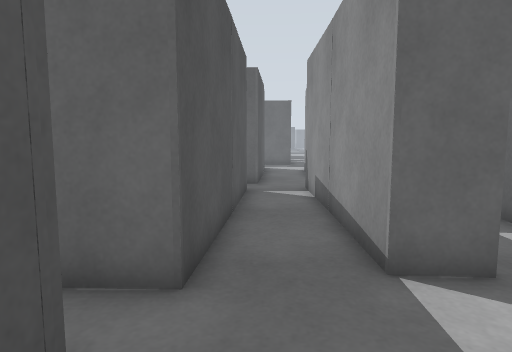
view 1 (above)

24 first-person views from a walk through a world built for the Gazebo simulator. The camera is 0.94 m above the floor, tilts 6° down and sees 75° across. The floor is counted in squares, 0.5 m on a side. Each view is taken from the middle of a square. On the plan, view 1 faces up. The plan holds only what a view shows up to about 17 squares ahead; the rest is blank. The place goes on beyond the plan.

view 2
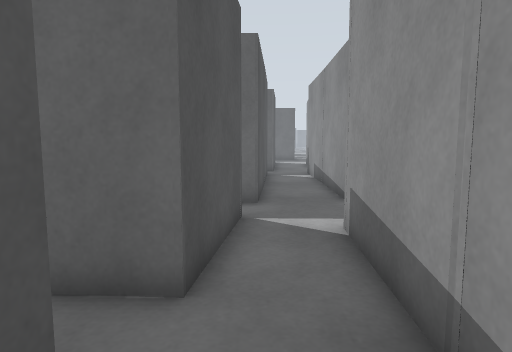

view 3
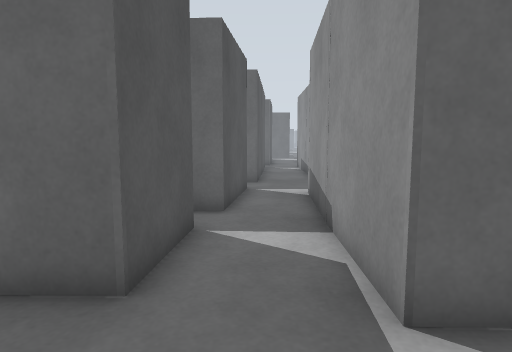

view 4
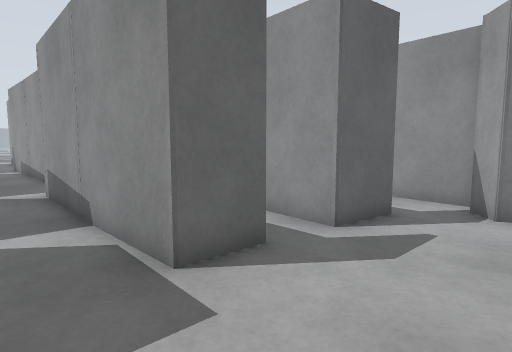

view 5
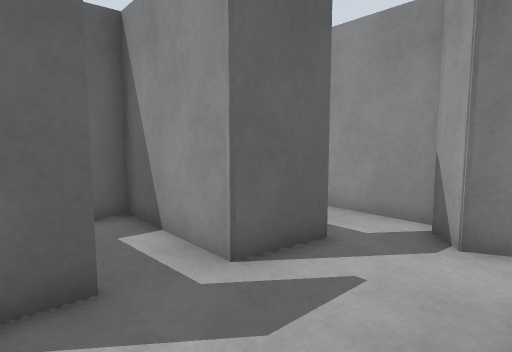

view 6
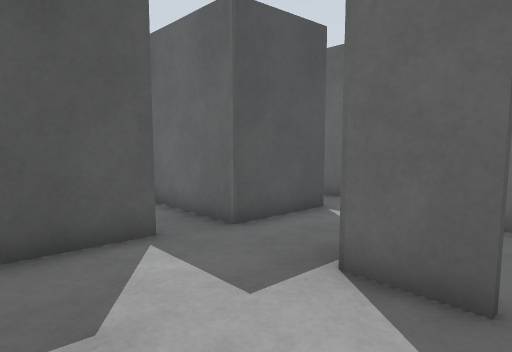

view 7
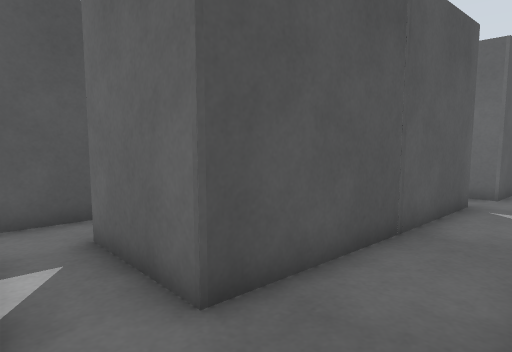

view 8
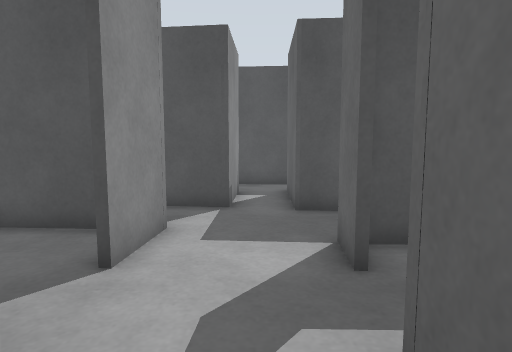

view 9
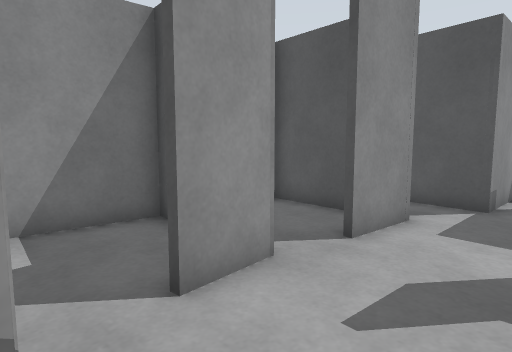

view 10
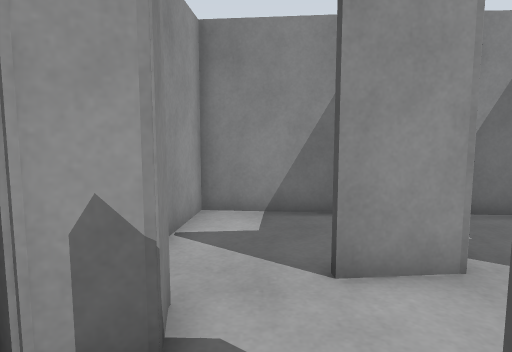

view 11
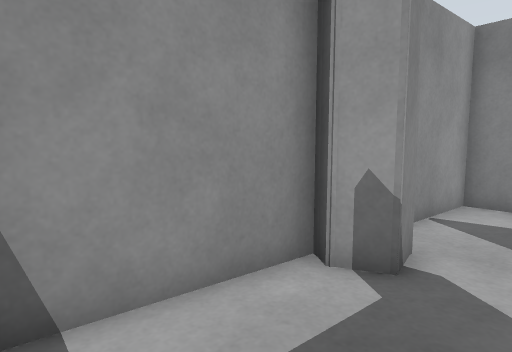

view 12
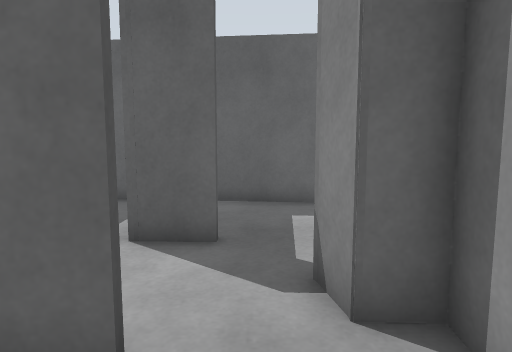

view 13
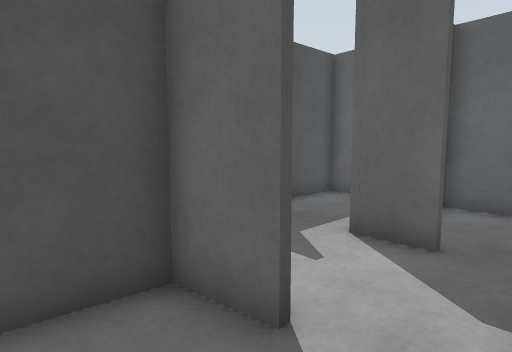

view 14
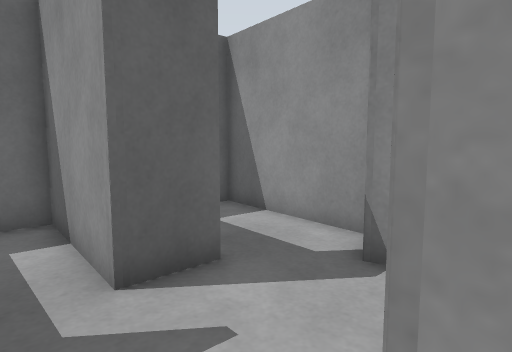

view 15
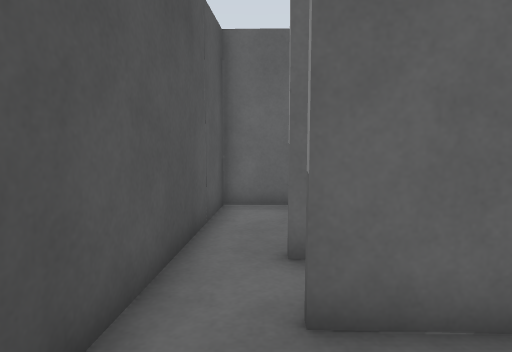

view 16
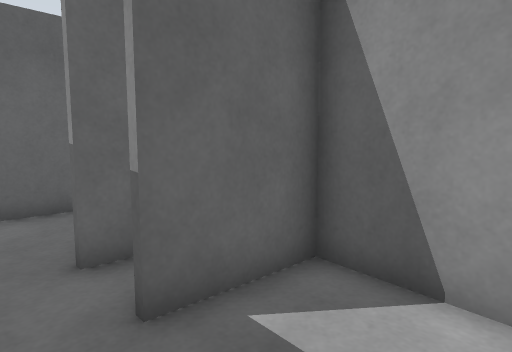

view 17
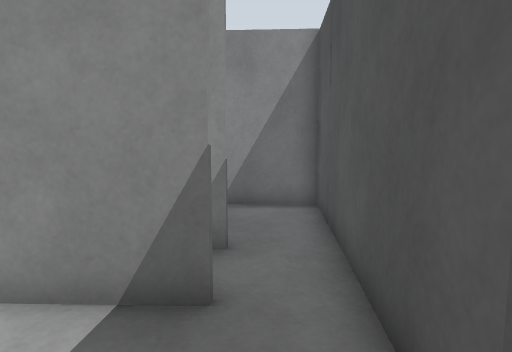

view 18
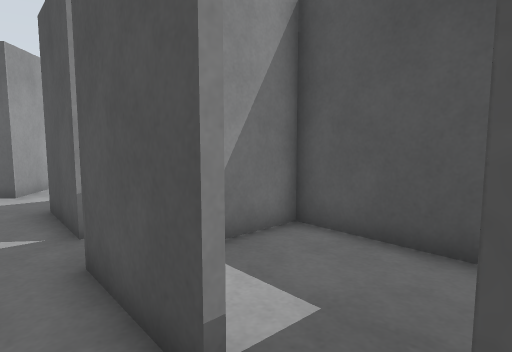

view 19
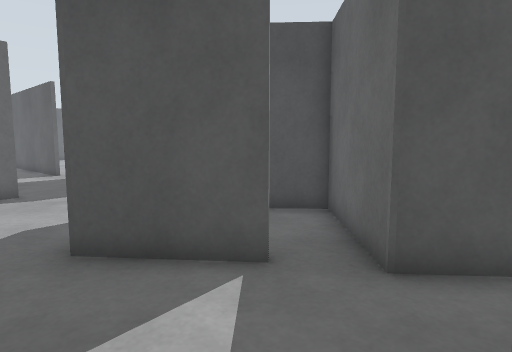

view 20
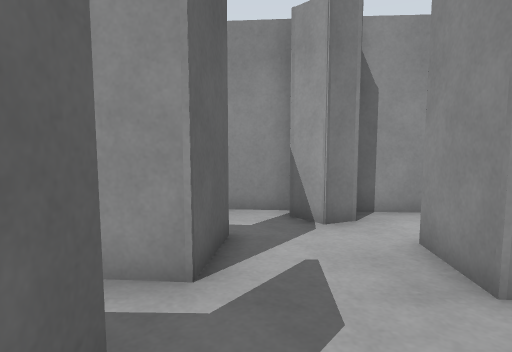

view 21
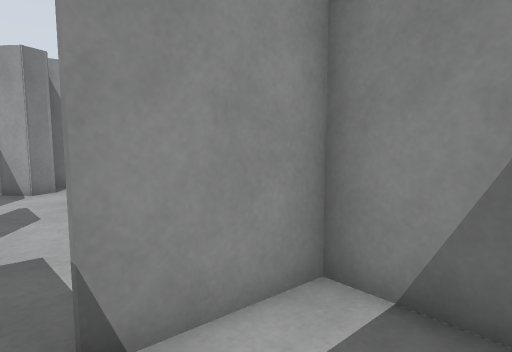

view 22
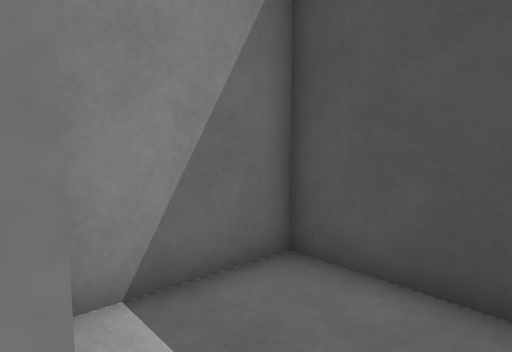

view 23
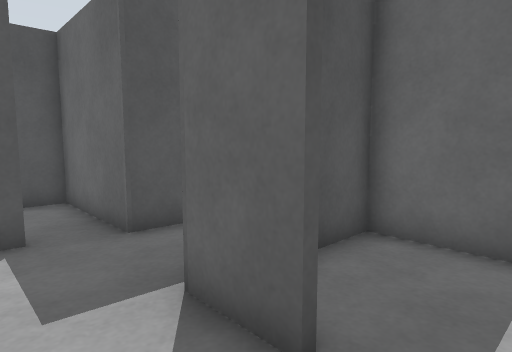

view 24
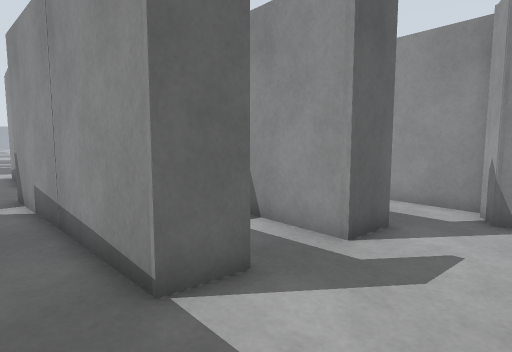

### Floor plan
Ten units are one square. View 1 is at (0, 0); x grows to the right and y downward. Boxes are objects, and circles mark ways between rooms. Rooms are numbered by the first view taken in them; rooms with no view inside come last. Other rooms are left out.
<svg viewBox="-79 -140 192 267">
<path fill="none" stroke="#000" d="M24 79 5 78 7 -11M-30 88 -33 122M-23 38 -26 71 -35 71M-14 -22 -19 22 -36 21M66 85 43 82 47 35M38 119 60 120M78 115 74 106 83 98M88 99 92 67M86 121 86 116M49 37 6 35M8 34 7 53M19 -45 21 -135M34 -41 18 -41M7 -11 33 -9M-46 -24 -14 -22M-63 -45 -65 -25M-3 -129 -9 -43 -46 -44M70 -4 52 -2 49 35 95 40 100 -13 90 -13 88 -24M50 -4 70 -6M73 -41 56 -41M88 -24 97 -28M102 -25 108 -80 61 -85M56 -41 60 -85M10 3 8 34M61 -85 22 -89 21 -50M15 32 26 33M-65 -25 -68 17 -41 18M-19 6 -16 -20 -46 -22M-31 -87 -60 -87 -63 -45M-45 -44 -19 -43M-35 71 -71 70 -74 116 -35 118 -32 88M-69 31 -72 68 -50 69"/>
<circle cx="15" cy="105" r="3" fill="#2a7"/>
<circle cx="0" cy="-10" r="3" fill="#2a7"/>
<circle cx="-30" cy="80" r="3" fill="#2a7"/>
<circle cx="-25" cy="30" r="3" fill="#2a7"/>
<circle cx="25" cy="-30" r="3" fill="#2a7"/>
<circle cx="-50" cy="-20" r="3" fill="#2a7"/>
<circle cx="-50" cy="-40" r="3" fill="#2a7"/>
<circle cx="80" cy="-30" r="3" fill="#2a7"/>
<circle cx="65" cy="-25" r="3" fill="#2a7"/>
<text x="0" y="70">1</text>
<text x="50" y="90">2</text>
<text x="0" y="-50">3</text>
<text x="80" y="0">4</text>
<text x="80" y="-60">5</text>
<text x="40" y="-30">6</text>
<text x="-50" y="0">7</text>
<text x="-40" y="-70">8</text>
<text x="-50" y="90">9</text>
<text x="-50" y="40">10</text>
</svg>
Room 1 opens to room 2. Room 1 opens to room 3. Room 1 opens to room 9. Room 1 opens to room 10. Room 3 opens to room 6. Room 3 opens to room 7. Room 3 opens to room 8. Room 4 opens to room 5. Room 4 opens to room 6.

Where each view was taken, in squares from view 1:
view 1: 0 up, 0 right, facing up
view 2: 6 down, 1 left, facing up
view 3: 11 down, 1 left, facing up
view 4: 12 down, 2 left, facing up-right
view 5: 12 down, 1 right, facing up-right
view 6: 12 down, 3 right, facing up-left
view 7: 2 up, 2 right, facing up-left
view 8: 3 up, 8 right, facing left
view 9: 4 up, 9 right, facing down-left
view 10: 5 up, 8 right, facing down
view 11: 7 up, 7 right, facing down-right
view 12: 2 down, 8 right, facing up
view 13: 2 down, 9 right, facing up-left
view 14: 0 up, 4 right, facing up-right
view 15: 1 down, 5 left, facing up
view 16: 1 down, 6 left, facing up-right
view 17: 8 up, 5 left, facing down
view 18: 2 down, 1 left, facing down-left
view 19: 9 down, 2 right, facing left
view 20: 9 down, 0 right, facing right
view 21: 8 down, 6 left, facing down-right
view 22: 8 down, 3 left, facing down-left
view 23: 10 down, 4 right, facing up-left
view 24: 1 up, 0 right, facing up-right
